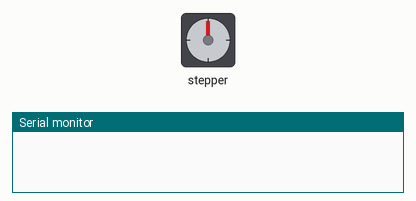
Recording of a sketch running on a simulated Arduino Uno, built with avr-gcc and run on an emulated ATmega328P. Shown: stepper motor, the last lines printed to the serial monitor. Stepper angles assume 5 steps per turn.

Above: at 0.1 s.
At 12.75 s:
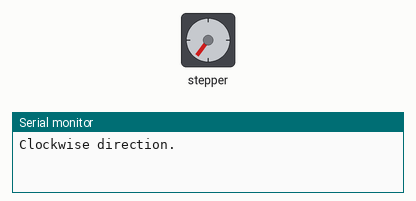
At 24.45 s:
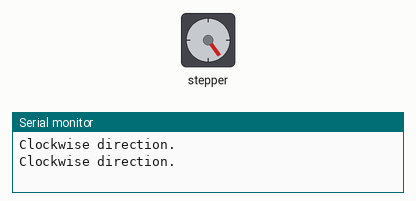
At 37.05 s:
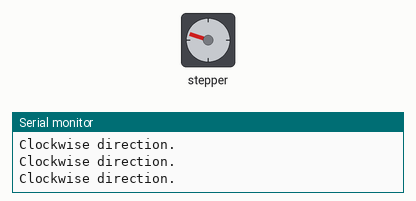
Timing chart, 0 to 38.7 s (numbered marks = the images above):
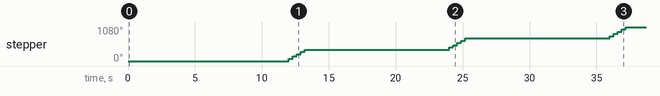

Measured:
- by itself, stepper: turns 360° clockwise in 1.2 s, then 360° clockwise in 1.2 s, then 360° clockwise in 1.2 s

The sketch:

stepperMotor.ino
```cpp
#include <Stepper.h>
#include <Timer.h>

// Variables
int eventID_clockwise = 0, eventID_counterClockwise = 0, eventID_counterClockwise2 = 0;

const int stepsPerRevolution = 5;  // change this to fit the number of steps per revolution

// initialize the stepper library on pins 8 through 11:
Stepper myStepper(stepsPerRevolution, 8, 9, 10, 11);

// Timer instance
Timer timer;

void setup() {

  // initialize the serial port:
  Serial.begin(9600);

  // set the speed at 40 rpm:
  myStepper.setSpeed(40);

  // Clockwise revolution 5 times
  eventID_clockwise = timer.every(12 * 1000, clockwiseRevolt, 5);

  // Counterclockwise revolution 2 times
  eventID_counterClockwise = timer.every(65000, counterClockwiseRevolt, 1);
  eventID_counterClockwise2 = timer.every(67000, counterClockwiseRevolt, 1);

  // terminate event 1 (counterclockwise) after one minute
  timer.after(60 * 1000, endEvent1);
  // terminate event 2 (counterclockwise) after one minute
  timer.after(120 * 1000, endEvent2);
}

void loop() {
  timer.update();
}

// Clockwise rotation
void clockwiseRevolt(){

  Serial.println("Clockwise direction.");

  myStepper.step(stepsPerRevolution);

  delay(50);
}

// Counterclockwise rotation
void counterClockwiseRevolt(){

  Serial.println("Counter-clockwise direction.");

  myStepper.step(-stepsPerRevolution);

  delay(50);
}

void endEvent1(){
  timer.stop(eventID_clockwise);
}

void endEvent2(){

  timer.stop(eventID_counterClockwise);
  timer.stop(eventID_counterClockwise2);

  Serial.println("Both events end");
}
```
